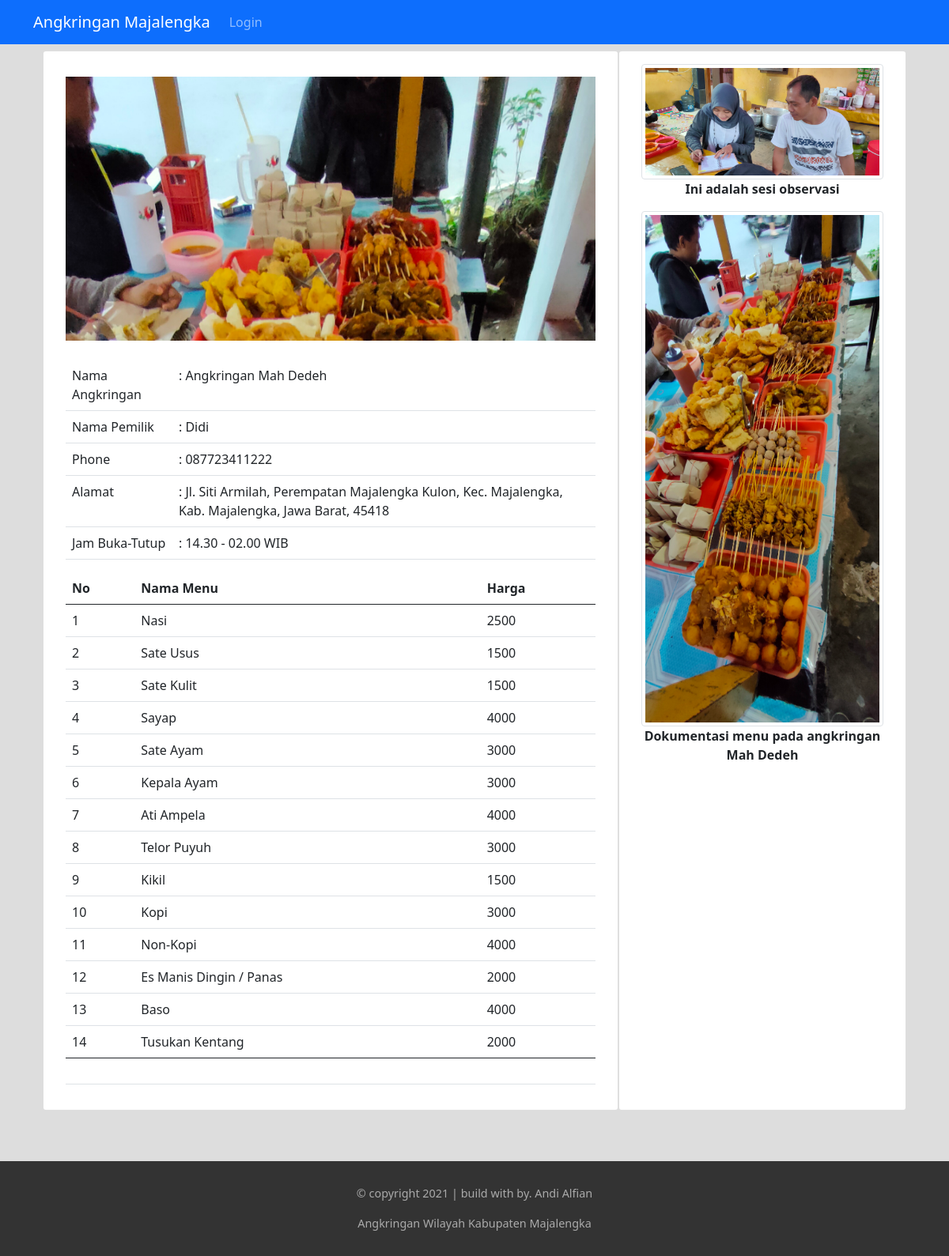
The app's page /AK/detail_angkringan/1 with its own data.
### tables this page shows
CREATE TABLE `angkringan` (
  `id_angkringan` int(20) NOT NULL,
  `id_user` int(11) NOT NULL,
  `nama_angkringan` varchar(50) NOT NULL,
  `nama_pemilik` varchar(20) NOT NULL,
  `alamat` varchar(225) NOT NULL,
  `cover` varchar(100) NOT NULL,
  `phone` varchar(13) NOT NULL,
  `jam_buka_tutup` varchar(50) NOT NULL,
  `accept` int(1) NOT NULL
);

CREATE TABLE `menu` (
  `id_menu` int(11) NOT NULL,
  `id_angkringan` int(30) NOT NULL,
  `nama_produk` varchar(50) NOT NULL,
  `harga` int(10) NOT NULL,
  `status` int(1) NOT NULL
);

CREATE TABLE `dokumentasi` (
  `id_dk` int(11) NOT NULL,
  `id_angkringan` int(11) NOT NULL,
  `dokumentasi` varchar(225) NOT NULL,
  `ket` text NOT NULL
);

### application/controllers/AK.php (called while the page is built, shortened)
<?php
class AK extends CI_Controller
{
    public function detail_angkringan($id = null)
    {
        $data['judul'] = "Detail Angkringan";
        $data['tampil'] = $this->db->get_where('angkringan', ['id_angkringan' => $id])->row_array();
        $data['galeri'] = $this->db->get_where('dokumentasi', ['id_angkringan' => $id])->result_array();
        $data['menu'] = $this->db->get_where('menu', ['status' => '1', 'id_angkringan' => $data['tampil']['id_angkringan']])->result_array();
        $data['file'] = 'detail_angkringan';
        $this->load->view('guest/index', $data);
    }
}

### index.php (called while the page is built, shortened)
<?php
require_once BASEPATH.'core/CodeIgniter.php';

### application/views/guest/detail_angkringan.php (the view, shortened to what this page needs)
<div class="container">
    <div class="row my-3">
        <div class="card col-md-8">
            <div class="card-body">
                <div style="max-height: 350px; overflow:hidden;">
                    <img src="<?= base_url('images/cover/' . $tampil['cover']) ?>" alt="<?= $tampil['nama_angkringan'] ?>" class="img-fluid mt-3">
                </div>
                <table class="table mt-4">
                    <tr>
                        <td>Nama Angkringan</td>
                        <td>: <?= $tampil['nama_angkringan'] ?></td>
                    </tr>
                    <tr>
                        <td>Nama Pemilik</td>
                        <td>: <?= $tampil['nama_pemilik'] ?></td>
                    </tr>
                    <tr>
                        <td>Phone</td>
                        <td>: <?= $tampil['phone'] ?></td>
                    </tr>
                    <tr>
                        <td>Alamat</td>
                        <td>: <?= $tampil['alamat'] ?></td>
                    </tr>
                    <tr>
                        <td>Jam Buka-Tutup</td>
                        <td>: <?= $tampil['jam_buka_tutup'] ?></td>
                    </tr>
                </table>
                <?php if ($menu) { ?>
                    <article class="my-3 fs-6" style="text-align:justify;">
                        <table class="footable table table-stripped toggle-arrow-tiny">
                            <thead>
                                <tr>
                                    <th data-toggle="true">No</th>
                                    <th>Nama Menu</th>
                                    <th>Harga</th>
                                </tr>
                            </thead>
                            <tbody>
                                <?php $no = 1;
                                foreach ($menu as $t) : ?>
                                    <tr>
                                        <td><?= $no; ?></td>
                                        <td><?= $t['nama_produk'] ?></td>
                                        <td><?= $t['harga'] ?></td>
                                    </tr>
                                <?php $no++;
                                endforeach; ?>
                            </tbody>
                            <tfoot>
                                <tr>
                                    <td colspan="5">
                                    </td>
                                </tr>
                            </tfoot>
                        </table>
                    </article>
                <?php } ?>
            </div>
        </div>
        <div class="card col-md-4">
            <div class="card-body">
                <?php
                foreach ($galeri as $f) {
                ?>
                    <img src="<?= base_url('images/dokumentasi/' . $f['dokumentasi']) ?>" alt="" class="img-thumbnail">
                    <p class="text-center"><b><?= $f['ket'] ?></b></p>
                <?php
                }
                ?>
            </div>
        </div>
    </div>
</div>

### application/views/guest/index.php (shortened to what this page needs)
<!DOCTYPE html>
<html lang="en">
<head>
    <link rel="stylesheet" href="<?= base_url() ?>bootstrap/dist/css/bootstrap.min.css">
    <link rel="stylesheet" href="https://cdn.jsdelivr.net/npm/bootstrap-icons@1.5.0/font/bootstrap-icons.css">
    <link href="<?= base_url('bootstrap/') ?>css/slg.css" rel="stylesheet">
    <link href="<?= base_url('bootstrap/') ?>css/features.css" rel="stylesheet">
</head>
<body>
    <header>
        <?php $this->load->view('guest/navbar'); ?>
    </header>
    <main style="margin-top:0px">
        <div class="container px-4 py-5">
            <?php $this->load->view('guest/' . $file); ?>
        </div>
    </main>
    <footer>
        <div class="container text-center">
            <div class="row">
                <div class="col-sm-12">
                    <p>&copy; copyright 2021 | build with by. Andi Alfian
                    <p>Angkringan Wilayah Kabupaten Majalengka</p>
                </div>
            </div>
        </div>
    </footer>
</body>
</html>

### application/views/guest/navbar.php (shortened to what this page needs)
<nav class="navbar navbar-expand-md navbar-dark fixed-top bg-primary">
    <div class="container">
        <a class="navbar-brand" href="<?= base_url('/') ?>">Angkringan Majalengka</a>
        <div class="collapse navbar-collapse" id="navbarNav">
            <ul class="navbar-nav">
                <?php
                $sg = $this->uri->segment('2');
                ?>
                <li class="nav-item">
                    <a class="nav-link  <?php if ($sg == 'visimisi') {
                                            echo  'active';
                                        }; ?>" href="<?= base_url('Auth') ?>">Login</a>
                </li>
            </ul>
        </div>
    </div>
</nav>

### records on screen
angkringan: cover (picture), nama_angkringan "Angkringan Mah Dedeh", nama_pemilik "Didi", phone "087723411222", alamat "Jl. Siti Armilah, Perempatan Majalengka Kulon, Kec. Majalengka, Kab. Majalengka, Jawa Barat, 45418", jam_buka_tutup "14.30 - 02.00 WIB"
menu: nama_produk "Nasi", harga "2500"
menu: nama_produk "Sate Usus", harga "1500"
menu: nama_produk "Sate Kulit", harga "1500"
menu: nama_produk "Sayap", harga "4000"
menu: nama_produk "Sate Ayam", harga "3000"
menu: nama_produk "Kepala Ayam", harga "3000"
menu: nama_produk "Ati Ampela", harga "4000"
menu: nama_produk "Telor Puyuh", harga "3000"
menu: nama_produk "Kikil", harga "1500"
menu: nama_produk "Kopi", harga "3000"
menu: nama_produk "Non-Kopi", harga "4000"
menu: nama_produk "Es Manis Dingin / Panas", harga "2000"
menu: nama_produk "Baso", harga "4000"
menu: nama_produk "Tusukan Kentang", harga "2000"
dokumentasi: dokumentasi (picture), ket "Ini adalah sesi observasi"
dokumentasi: dokumentasi (picture), ket "Dokumentasi menu pada angkringan Mah Dedeh"
